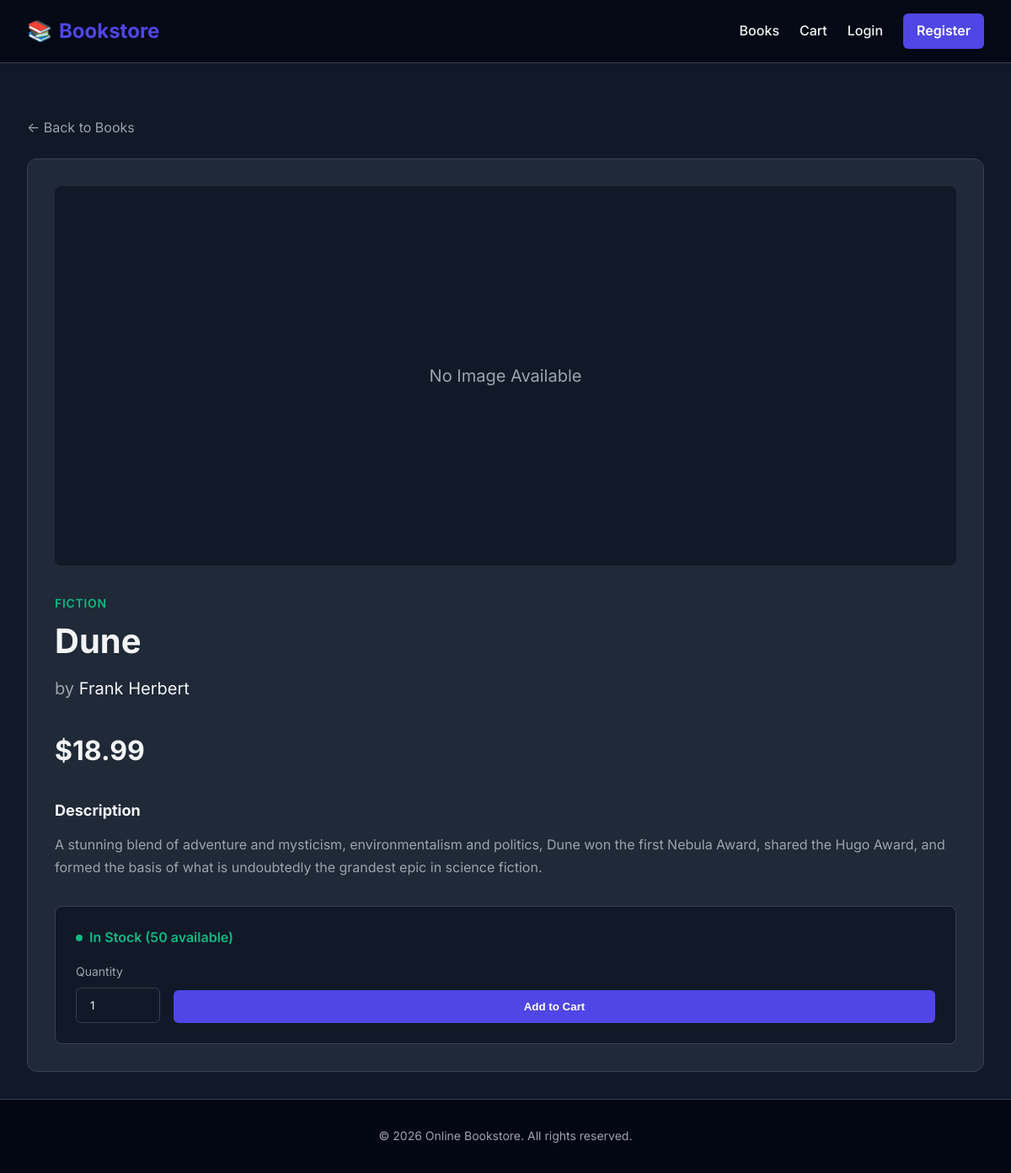
The app's page /product_details.php?id=2 with its own data.
### tables this page shows
CREATE TABLE IF NOT EXISTS products (
    id INT AUTO_INCREMENT PRIMARY KEY,
    category_id INT NOT NULL,
    title VARCHAR(200) NOT NULL,
    author VARCHAR(150) NOT NULL,
    description TEXT,
    price DECIMAL(10, 2) NOT NULL,
    stock_quantity INT NOT NULL DEFAULT 0,
    image VARCHAR(255) DEFAULT NULL,
    created_at TIMESTAMP DEFAULT CURRENT_TIMESTAMP,
    updated_at TIMESTAMP DEFAULT CURRENT_TIMESTAMP ON UPDATE CURRENT_TIMESTAMP,
    FOREIGN KEY (category_id) REFERENCES categories(id) ON DELETE RESTRICT
);

CREATE TABLE IF NOT EXISTS categories (
    id INT AUTO_INCREMENT PRIMARY KEY,
    name VARCHAR(100) NOT NULL UNIQUE,
    description TEXT,
    created_at TIMESTAMP DEFAULT CURRENT_TIMESTAMP
);

### includes/functions.php (called while the page is built, shortened)
<?php
function h($string) {
    return htmlspecialchars($string ?? '', ENT_QUOTES, 'UTF-8');
}
?>

### product_details.php (the view, shortened to what this page needs)
<?php
require_once __DIR__ . '/includes/header.php';
$id = isset($_GET['id']) ? (int)$_GET['id'] : 0;
$stmt = $pdo->prepare("SELECT p.*, c.name as category_name FROM products p JOIN categories c ON p.category_id = c.id WHERE p.id = ?");
$stmt->execute([$id]);
$book = $stmt->fetch();
?>
<div style="margin-top: 2rem;">
    <a href="/task4/products.php" style="display: inline-block; margin-bottom: 1.5rem; color: var(--text-muted);">&larr; Back to Books</a>
    <div style="background-color: var(--card-bg); border: 1px solid var(--border-color); border-radius: 12px; overflow: hidden; display: flex; flex-direction: column; md:flex-direction: row; gap: 2rem; padding: 2rem;">
        <div style="flex: 0 0 350px;">
            <?php if ($book['image']): ?>
                <img src="/task4/uploads/products/<?php echo h($book['image']); ?>" alt="<?php echo h($book['title']); ?>" style="width: 100%; border-radius: 8px; box-shadow: 0 4px 6px -1px rgba(0, 0, 0, 0.1);">
            <?php else: ?>
                <div style="width: 100%; height: 450px; background-color: var(--dark-bg); border-radius: 8px; display: flex; align-items: center; justify-content: center; color: var(--text-muted); font-size: 1.25rem;">
                    No Image Available
                </div>
            <?php endif; ?>
        </div>
        <div style="flex: 1;">
            <span style="font-size: 0.875rem; color: var(--secondary-color); text-transform: uppercase; font-weight: 600; letter-spacing: 0.05em;"><?php echo h($book['category_name']); ?></span>
            <h1 style="font-size: 2.5rem; margin: 0.5rem 0 1rem; color: var(--text-main); line-height: 1.2;"><?php echo h($book['title']); ?></h1>
            <p style="font-size: 1.25rem; color: var(--text-muted); margin-bottom: 2rem;">by <span style="color: var(--text-main);"><?php echo h($book['author']); ?></span></p>
            <div style="font-size: 2rem; font-weight: 700; color: var(--text-main); margin-bottom: 2rem;">
                $<?php echo number_format($book['price'], 2); ?>
            </div>
            <div style="margin-bottom: 2rem;">
                <h3 style="font-size: 1.125rem; margin-bottom: 0.75rem; color: var(--text-main);">Description</h3>
                <p style="color: var(--text-muted); line-height: 1.7; white-space: pre-wrap;"><?php echo h($book['description']); ?></p>
            </div>
            <div style="background-color: var(--dark-bg); padding: 1.5rem; border-radius: 8px; border: 1px solid var(--border-color);">
                <?php if ($book['stock_quantity'] > 0): ?>
                    <p style="color: var(--secondary-color); font-weight: 600; margin-bottom: 1rem; display: flex; align-items: center; gap: 0.5rem;">
                        <span style="display: inline-block; width: 8px; height: 8px; background-color: var(--secondary-color); border-radius: 50%;"></span>
                        In Stock (<?php echo $book['stock_quantity']; ?> available)
                    </p>
                    <form action="/task4/cart_action.php" method="POST" style="display: flex; gap: 1rem; align-items: flex-end;">
                        <div class="form-group" style="margin-bottom: 0; width: 100px;">
                            <label class="form-label" for="quantity">Quantity</label>
                            <input type="number" id="quantity" name="quantity" class="form-control" value="1" min="1" max="<?php echo $book['stock_quantity']; ?>" required>
                        </div>
                        <button type="submit" class="btn btn-primary" style="flex-grow: 1;">Add to Cart</button>
                    </form>
                <?php else: ?>
                    <p style="color: var(--danger); font-weight: 600; font-size: 1.125rem;">Out of Stock</p>
                    <p style="color: var(--text-muted); font-size: 0.875rem; margin-top: 0.5rem;">This item is currently unavailable.</p>
                <?php endif; ?>
            </div>
        </div>
    </div>
</div>
<?php require_once __DIR__ . '/includes/footer.php'; ?>

### assets/css/style.css (style rules this page uses)
:root { --primary-color: #4F46E5; --primary-hover: #4338CA; --secondary-color: #10B981; --secondary-hover: #059669; --dark-bg: #111827; --darker-bg: #030712; --text-main: #F3F4F6; --text-muted: #9CA3AF; --border-color: #374151; --card-bg: #1F2937; --danger: #EF4444; }
* { box-sizing: border-box; margin: 0; padding: 0; }
body { font-family: 'Inter', system-ui, -apple-system, sans-serif; background-color: var(--dark-bg); color: var(--text-main); line-height: 1.6; display: flex; flex-direction: column; min-height: 100vh; }
a { color: var(--primary-color); text-decoration: none; transition: color 0.2s; }
.form-group { margin-bottom: 1.25rem; }
.form-label { display: block; margin-bottom: 0.5rem; font-size: 0.875rem; color: var(--text-muted); }
.form-control { width: 100%; padding: 0.75rem 1rem; background-color: var(--dark-bg); border: 1px solid var(--border-color); border-radius: 6px; color: var(--text-main); font-family: inherit; transition: border-color 0.2s, box-shadow 0.2s; }
.btn { display: inline-block; padding: 0.75rem 1.5rem; border-radius: 6px; font-weight: 600; text-align: center; cursor: pointer; border: none; transition: all 0.2s ease; width: auto; }
.btn-primary { background-color: var(--primary-color); color: white; }

### records on screen
products: category.name "FICTION", title "Dune", author "Frank Herbert", price "18.99", description "A stunning blend of adventure and mysticism, environmentalism and politics, Dune won the first Nebula Award, shared the Hugo Award, and formed the basis of what is undoubtedly the grandest epic in science fiction.", stock_quantity "50"
